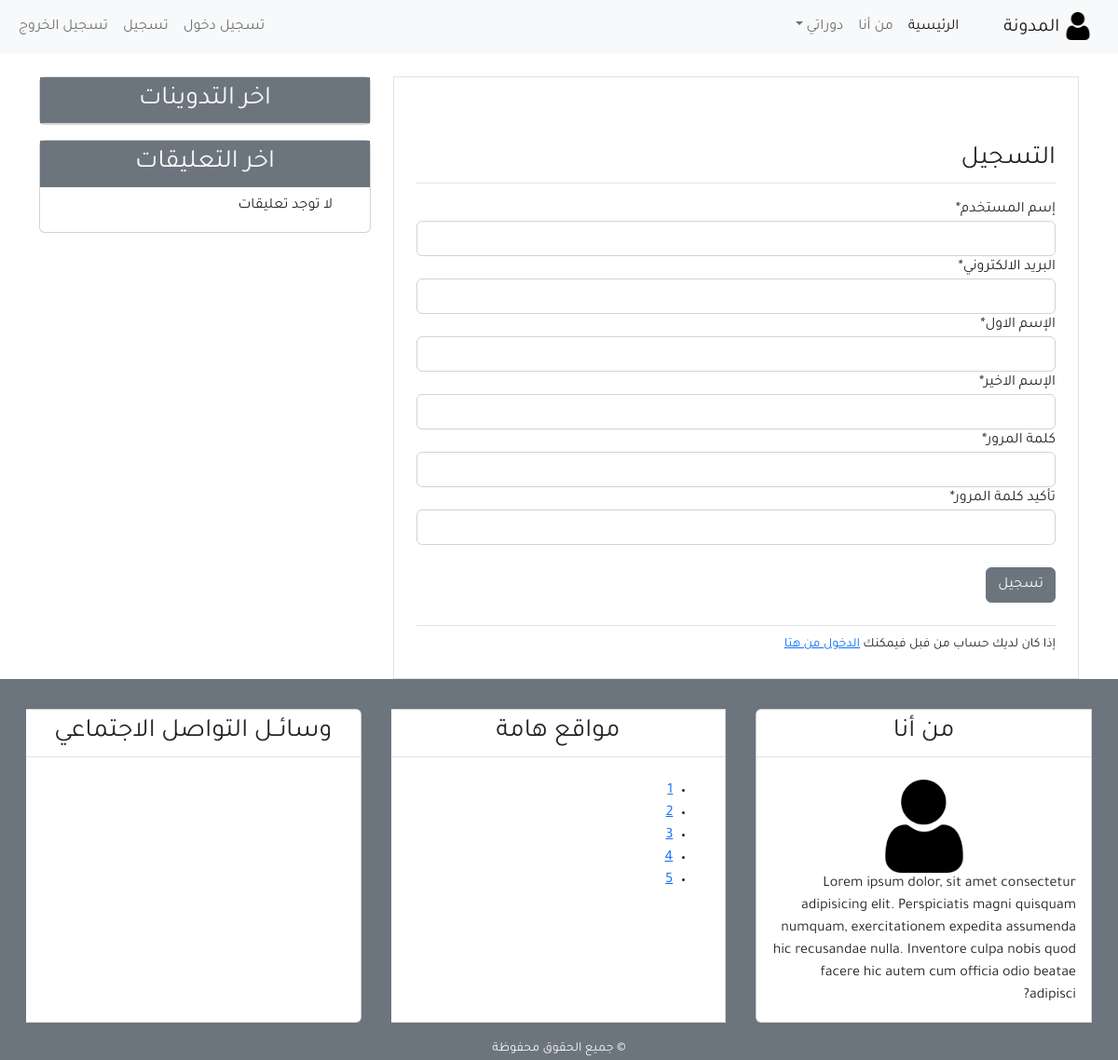
Page /user/register/ on the earlier database version.
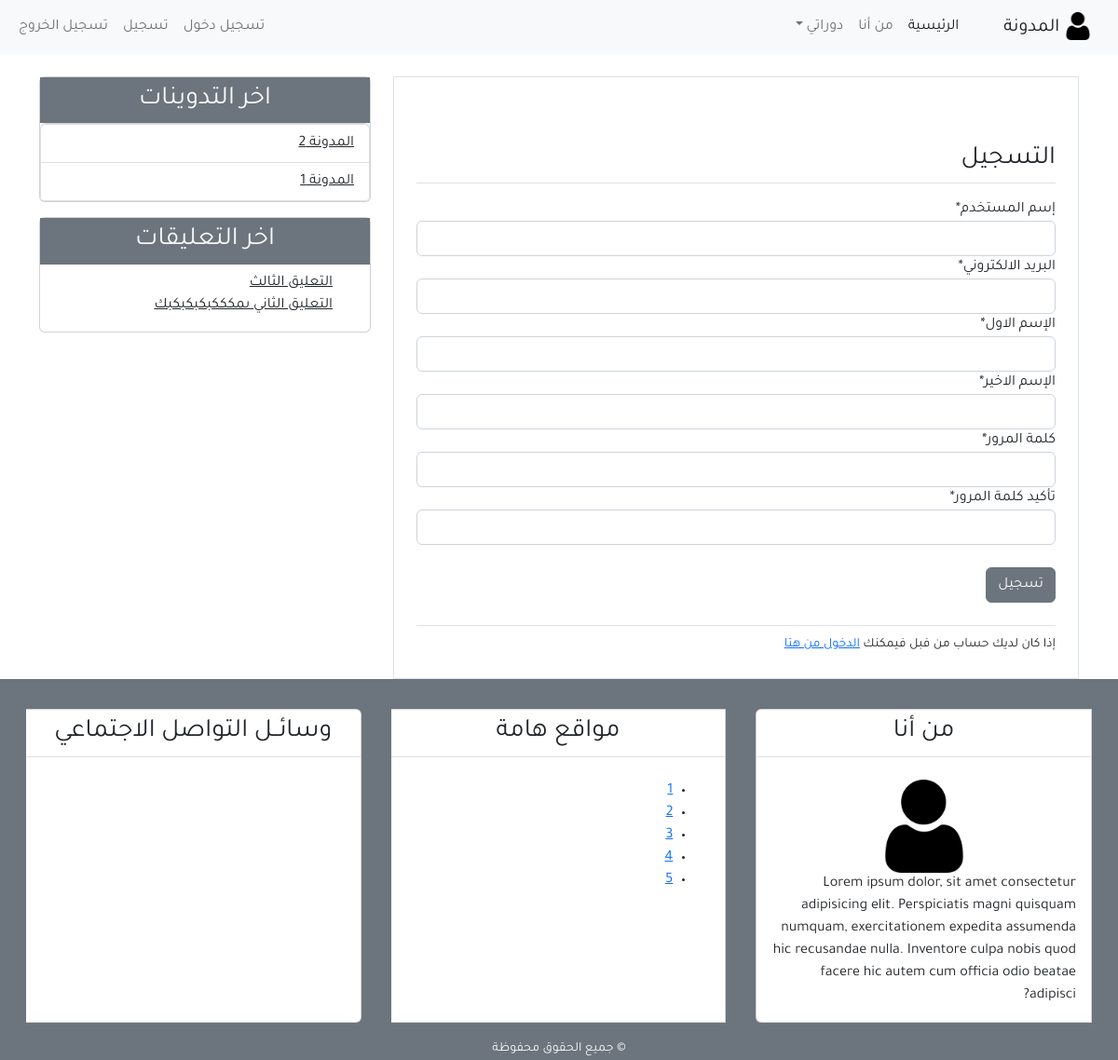
Same page on the later database version.
### blog/models.py (models this page shows, shortened)
class Post(models.Model):
    title      = models.CharField(max_length = 100)
    content    = models.TextField()
    post_date  = models.DateTimeField(default=timezone.now)
    post_update= models.DateTimeField(auto_now = True)
    author     = models.ForeignKey(User ,on_delete =models.CASCADE)
    class Meta :
        ordering = ('-post_date',)

class Comment(models.Model) :
  name         = models.CharField( max_length = 50,  verbose_name= 'الاسم')
  email        = models.EmailField(verbose_name= 'الايميل')
  body         = models.TextField(verbose_name= 'التعليق')
  comment_date = models.DateTimeField(auto_now_add =True)
  active       = models.BooleanField(default = False)
  post         = models.ForeignKey(Post, on_delete=models.CASCADE, related_name='comment')
  class Meta:
    ordering =('-comment_date',)

### user/views.py (the view)
# urls.py: path('register/', views.register, name='register'),
def register(request):
    if request.method =='POST':
         form = UserCreationForm(request.POST)
         if form.is_valid():
            form.save()
            username = form.cleaned_data['username']
            messages.success(request, f'تهانينا {username} لقد تمت عملية التسجيل بنجاح')
            return redirect('home')
    else:
         form = UserCreationForm()
    context = {
        'title': 'التسجيل',
        'form' : form
    }
    return render (request, 'user/register.html',context)

### user/forms.py (shortened to what this page needs)
class UserCreationForm(forms.ModelForm):
    username    = forms.CharField(label='إسم المستخدم', max_length=30)
    email       = forms.CharField(label='البريد الالكتروني')
    first_name  = forms.CharField(label='الإسم الاول')
    last_name   = forms.CharField(label='الإسم الاخير')
    password1   = forms.CharField(label='كلمة المرور', widget=forms.PasswordInput(),min_length=8 )
    password2   = forms.CharField(label='تأكيد كلمة المرور', widget=forms.PasswordInput(),min_length=8)
    class Meta:
        model = User
        fields = ('username','email','first_name','last_name','password1','password2')

### blog/templatetags/post_tag.py (called while the page is built)
@register.inclusion_tag('blog/lastest_post.html')
def lastest_posts():
    context = {
        'l_post' : Post.objects.all()[0:5]
    }
    return context

@register.inclusion_tag('blog/lastest_comments.html')
def lastest_comments():
    context={
        'l_comment' : Comment.objects.filter(active = True)[0:5]
    }
    return context

### user/templates/user/register.html (shortened to what this page needs)
{% extends 'blog/base.html' %}
{% load static %}
{% block content %}
{% load crispy_forms_tags %}
<div class="border p-4">
    <h3 class="border-bottom pb-2 mb-3 mt-5">التسجيل</h3>
    <form method="post">
       {{ form|crispy }}
       <input class="btn btn-secondary mb-4 mt-4" type="submit" value="تسجيل">
    </form>
   <div class="border-top pt-2">
    <small >إذا كان لديك حساب من فبل فيمكنك <a href="#">الدخول من هتا</a></small>
   </div>
  </div>
{% endblock content %}

### blog/templates/blog/lastest_post.html
<ul class="list-group p-0 ">
  {% for post in l_post %}
  <li class="list-group-item"><a class="text-dark" href="{% url 'post_detail' post.id %}">{{post.title}}</a></li>
  {% endfor %}
</ul>

### blog/templates/blog/lastest_comments.html
<ul>
    {% for comment in l_comment %}
    <li class="list-group-item">
        <a class="text-dark" href="{% url 'post_detail' comment.post.id %}">
         {% if comment.body|length > 30  %}
            {{comment.body|slice:'20'}}
         {% else %}
         {{comment.body}}
         {% endif %}
        </a></li>
    {% empty %}
    <li class="list-group-item">لا توجد تعليقات</li>
    {% endfor %}
  </ul>

Differences in the rows shown:
added Post: title "المدونة 2"
added Post: title "المدونة 1"
added Comment: body "التعليق الثالث"
added Comment: body "التعليق الثاني ىمكككبكبكبكبك"
Other differences:
text no longer shown: "لا توجد تعليقات"
